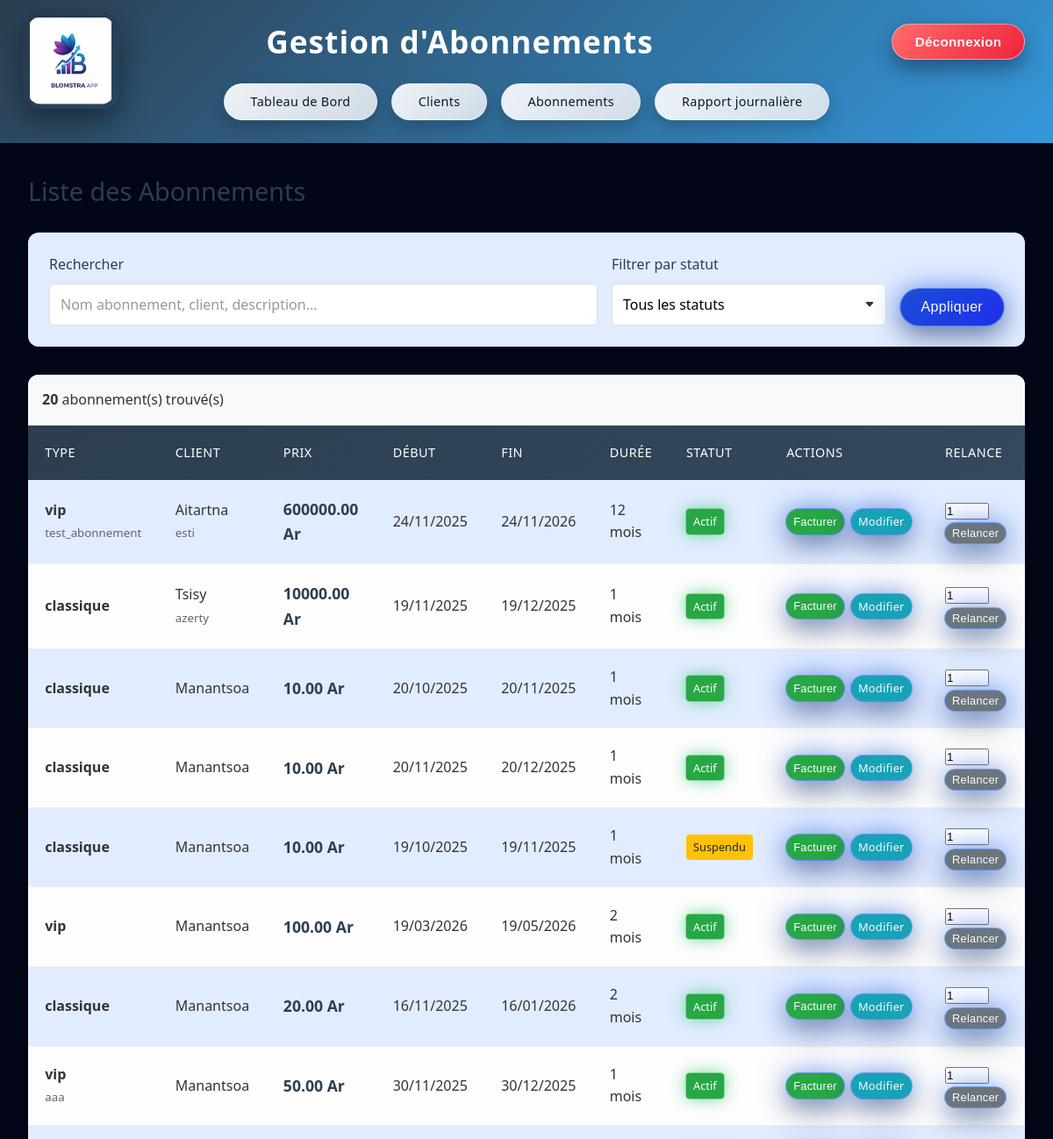
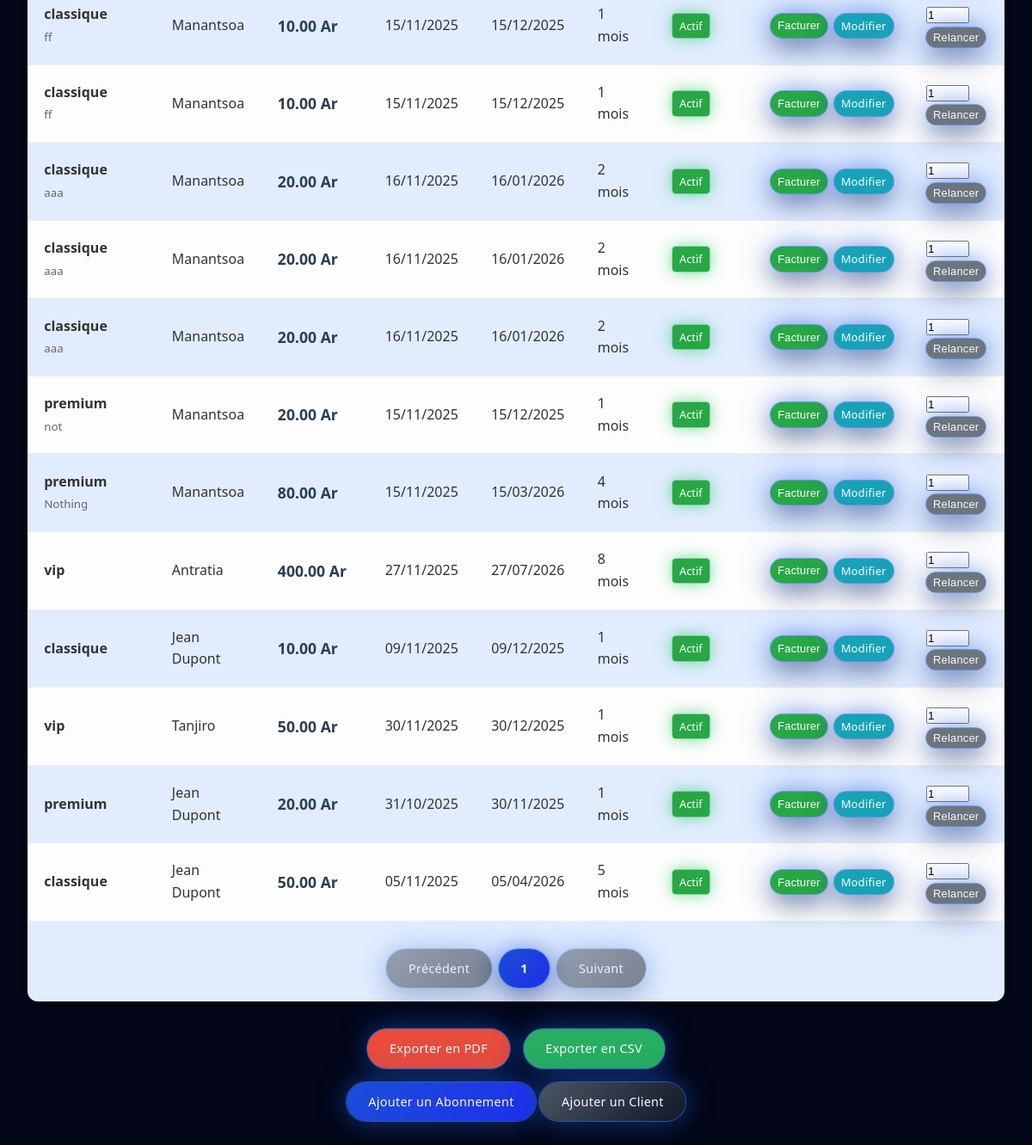
/abonnements/ (signed in), run on an earlier commit of the app's database (2 pictures, top to bottom).
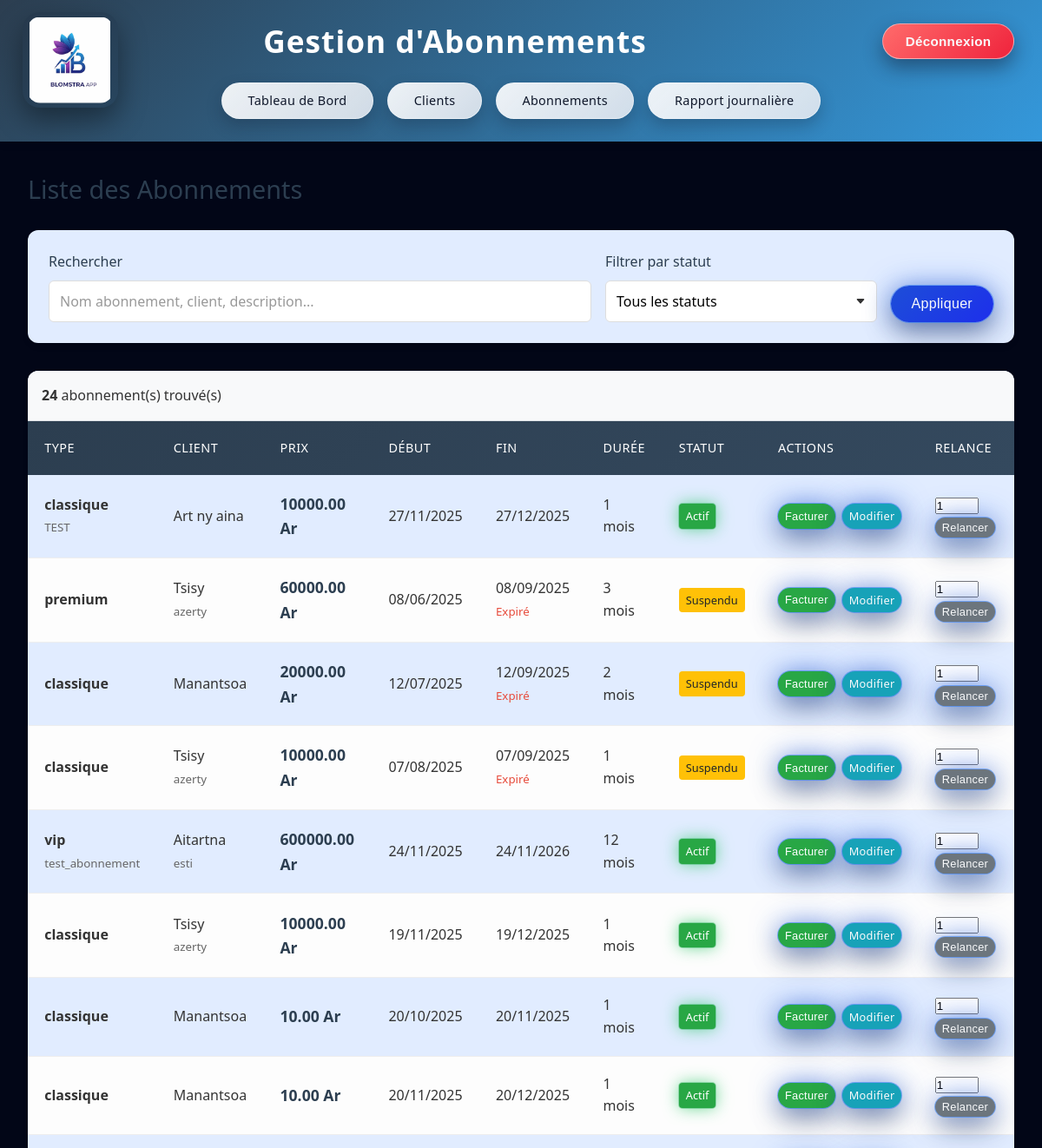
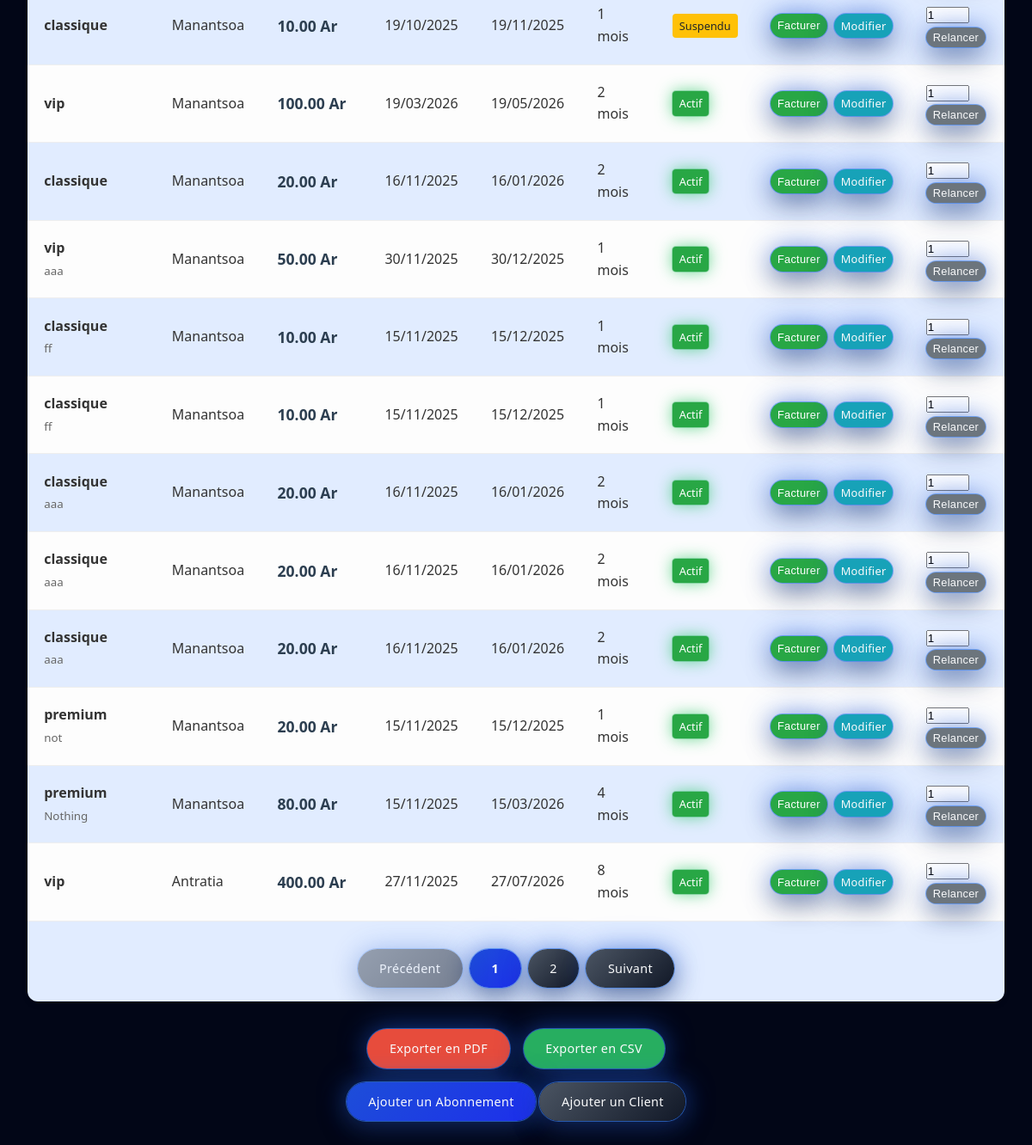
And on a later commit of the database (2 pictures, top to bottom).
### subscriptions/models.py (models this page shows, shortened)
class Subscription(models.Model):
    STATUT_CHOICES = [
        ('actif', 'Actif'),
        ('inactif', 'Inactif'),
        ('suspendu', 'Suspendu'),
        ('expire', 'Expiré'),
    ]
    ABONNEMENT_CHOICES = [
        ('classique', 'Classique'),
        ('premium', 'Premium'),
        ('vip', 'VIP'),
    ]
    TARIFS = {
        'classique': 10000.0,
        'premium': 20000.0,
        'vip': 50000.0,
    }
    client = models.ForeignKey(Client, on_delete=models.CASCADE)
    nom_abonnement = models.CharField(max_length=20, choices=ABONNEMENT_CHOICES, default='classique')
    description = models.TextField(blank=True)
    prix = models.DecimalField(max_digits=10, decimal_places=2,validators=[MinValueValidator(0)])
    date_debut = models.DateField()
    date_fin = models.DateField()
    duree_mois = models.IntegerField(help_text="Durée en mois")
    statut = models.CharField(max_length=20, choices=STATUT_CHOICES, default='actif')
    date_creation = models.DateTimeField(auto_now_add=True)
    def est_expire(self):
        today = timezone.now().date()
        is_expired = self.date_fin < today
        if is_expired and self.statut != 'suspendu':
            self.statut = 'suspendu'
            self.save(update_fields=['statut'])
        return is_expired
    class Meta:
        verbose_name = "Abonnement"
        verbose_name_plural = "Abonnements"

class Client(models.Model):
    TYPE_CHOICES = [
        ('personnel', 'Personnel'),
        ('entreprise', 'Entreprise'),
    ]
    user = models.OneToOneField(User, null=True, blank=True, on_delete=models.SET_NULL, related_name='client')
    nom = models.CharField(max_length=100)
    email = models.EmailField()
    telephone = models.CharField(max_length=20, blank=True)
    type_client = models.CharField(max_length=20, choices=TYPE_CHOICES)
    nom_entreprise = models.CharField(max_length=100, blank=True)
    adresse = models.TextField(blank=True)
    date_creation = models.DateTimeField(auto_now_add=True)
    date_modification = models.DateTimeField(auto_now=True)
    class Meta:
        verbose_name = "Client"
        verbose_name_plural = "Clients"

### subscriptions/views.py (the view, shortened to what this page needs)
# urls.py: path('abonnements/', login_required(views.subscription_list), name='subscription_list'),
@login_required
def subscription_list(request):
    abonnements_qs = Subscription.objects.all().order_by('-date_creation')
    query = request.GET.get('q')
    statut_filter = request.GET.get('statut')
    if statut_filter:
        abonnements_qs = abonnements_qs.filter(statut=statut_filter)
    paginator = Paginator(abonnements_qs, 20)  # 20 éléments par page
    page = request.GET.get('page')
    try:
        abonnements_page = paginator.page(page)
    except PageNotAnInteger:
        abonnements_page = paginator.page(1)
    except EmptyPage:
        abonnements_page = paginator.page(paginator.num_pages)
    params = request.GET.copy()
    if 'page' in params:
        params.pop('page')
    params = params.urlencode()
    context = {
        'abonnements': abonnements_page,
        'query': query or '',
        'statut_filter': statut_filter or '',
        'params': params,
    }
    return render(request, 'subscriptions/subscription_list.html', context)

### templates/subscriptions/subscription_list.html (shortened to what this page needs)
{% extends 'subscriptions/base.html' %}
{% block content %}
<h2>Liste des Abonnements</h2>
<div class="table-container" style="margin-bottom: 2rem; padding: 1.5rem;">
    <form method="get" style="display: grid; grid-template-columns: 2fr 1fr auto; gap: 1rem; align-items: end;">
        <div>
            <label for="search" style="display: block; margin-bottom: 0.5rem; font-weight: 500; color: #2c3e50;">
                Rechercher
            </label>
            <input
                type="text"
                name="q"
                id="search"
                value="{{ query }}"
                placeholder="Nom abonnement, client, description..."
                class="form-control"
            >
        </div>
        <div>
            <label for="statut-filter" style="display: block; margin-bottom: 0.5rem; font-weight: 500; color: #2c3e50;">
                Filtrer par statut
            </label>
            <select name="statut" id="statut-filter" class="form-control">
                <option value="">Tous les statuts</option>
            </select>
        </div>
        <div>
            <button type="submit" class="btn" style="margin-bottom: 0;">
                Appliquer
            </button>
        </div>
    </form>
</div>
{% if abonnements %}
<div class="table-container">
    <div style="padding: 1rem; background: #f8f9fa; border-bottom: 1px solid #dee2e6;">
        <strong>{{ abonnements.paginator.count }}</strong> abonnement(s) trouvé(s)
    </div>
    <table>
        <thead>
            <tr>
                <th>Type</th>
                <th>Client</th>
                <th>Prix</th>
                <th>Début</th>
                <th>Fin</th>
                <th>Durée</th>
                <th>Statut</th>
                <th>Actions</th>
                <th>Relance</th>
            </tr>
        </thead>
        <tbody>
            {% for abonnement in abonnements %}
            <tr>
                <td>
                    <strong>{{ abonnement.nom_abonnement }}</strong>
                    {% if abonnement.description %}
                    <br><small style="color: #666;">{{ abonnement.description|truncatewords:10 }}</small>
                    {% endif %}
                </td>
                <td>
                    {{ abonnement.client.nom }}
                    {% if abonnement.client.nom_entreprise %}
                    <br><small style="color: #666;">{{ abonnement.client.nom_entreprise }}</small>
                    {% endif %}
                </td>
                <td>
                    <strong style="color: #2c3e50; font-size: 1.1rem;">{{ abonnement.prix }} Ar</strong>
                </td>
                <td>{{ abonnement.date_debut|date:"d/m/Y" }}</td>
                <td>
                    {{ abonnement.date_fin|date:"d/m/Y" }}
                    {% if abonnement.est_expire %}
                    <br><small style="color: #e74c3c;">Expiré</small>
                    {% endif %}
                </td>
                <td>{{ abonnement.duree_mois }} mois</td>
                <td>
                    <span class="badge badge-{{ abonnement.statut }}">
                        {{ abonnement.get_statut_display }}
                    </span>
                </td>
                <td>
                    <div style="display: flex; gap: 0.5rem">
                        <button
                            type="button"
                            data-abonnement-id="{{ abonnement.pk }}"
                            class="btn btn-facturer"
                            style="padding: 0.25rem 0.5rem; font-size: 0.8rem; background: #28a745; color: white;">
                            Facturer
                        </button>
                        <a href="{% url 'subscriptions:subscription_edit' abonnement.pk %}"
                           class="btn"
                           style="padding: 0.25rem 0.5rem; font-size: 0.8rem; background: #17a2b8;">
                            Modifier
                        </a>
                    </div>
                </td>
                <td>
                    <form method="post" action="{% url 'subscriptions:subscription_renew' abonnement.pk %}" style="display:inline;">
                        <input type="number" name="duree_mois_relance" min="1" max="24" value="1"
                               style="width: 50px; margin-right: 0.5rem;">
                        <button
                            type="submit"
                            class="btn btn-secondary"
                            onclick="return confirm('Confirmer la relance de cet abonnement ?');"
                            title="Relancer l'abonnement"
                            style="padding: 0.25rem 0.5rem; font-size: 0.8rem; background: #6c757d;">
                            Relancer
                        </button>
                    </form>
                </td>
            </tr>
            {% endfor %}
        </tbody>
    </table>
    <div style="padding: 1rem; display:flex; justify-content:center; gap: 0.5rem; align-items:center; margin-top: 1rem;">
        {% if abonnements.has_previous %}
            <a href="?page={{ abonnements.previous_page_number }}{% if params %}&{{ params }}{% endif %}" class="btn btn-secondary">Précédent</a>
        {% else %}
            <span class="btn btn-secondary" style="opacity:0.5; cursor:default;">Précédent</span>
        {% endif %}
        {% for i in abonnements.paginator.page_range %}
            {% if abonnements.number == i %}
                <span class="btn" style="font-weight:700;">{{ i }}</span>
            {% else %}
                <a href="?page={{ i }}{% if params %}&{{ params }}{% endif %}" class="btn btn-secondary">{{ i }}</a>
            {% endif %}
        {% endfor %}
        {% if abonnements.has_next %}
            <a href="?page={{ abonnements.next_page_number }}{% if params %}&{{ params }}{% endif %}" class="btn btn-secondary">Suivant</a>
        {% else %}
            <span class="btn btn-secondary" style="opacity:0.5; cursor:default;">Suivant</span>
        {% endif %}
    </div>
</div>
{% endif %}
<div style="margin-top: 2rem; text-align: center;">
    <div style="display: flex; gap: 1rem; justify-content: center; flex-wrap: wrap; margin-bottom: 1rem;">
        <a href="{% url 'subscriptions:export_subscriptions_pdf' %}" class="btn" style="background: #e74c3c;">
            Exporter en PDF
        </a>
        <a href="{% url 'subscriptions:export_subscriptions_csv' %}" class="btn" style="background: #27ae60;">
            Exporter en CSV
        </a>
    </div>
    <a href="{% url 'subscriptions:subscription_create' %}" class="btn">
        Ajouter un Abonnement
    </a>
    <a href="{% url 'subscriptions:client_create' %}" class="btn btn-secondary">
        Ajouter un Client
    </a>
</div>
{% endblock %}

### templates/subscriptions/base.html (shortened to what this page needs)
<!DOCTYPE html>
<html lang="fr">
<head>
    {% load static %}
    <link rel="stylesheet" href="{% static 'css/style.css' %}">
</head>
<body>
    <div class="app-content">
        <div class="header">
            <div class="header-top">
                <div class="logo-wrapper">
                    <img src="{% static 'img/logo-app.png.jpeg' %}" alt="Logo application" class="app-logo">
                </div>
                <h1>Gestion d'Abonnements</h1>
                <div class="user-info">
                    {% if user.is_authenticated %}
                        <form action="{% url 'subscriptions:logout' %}" method="post" style="display:inline;">
                            <button type="submit" class="logout-btn">Déconnexion</button>
                        </form>
                    {% endif %}
                </div>
            </div>
            <div class="nav">
                <a href="{% url 'subscriptions:dashboard' %}">Tableau de Bord</a>
                <a href="{% url 'subscriptions:client_list' %}">Clients</a>
                <a href="{% url 'subscriptions:subscription_list' %}">Abonnements</a>
                <a href="{% url 'subscriptions:mail' %}">Rapport journalière</a>
            </div>
        </div>
        <div class="container">
            {% block content %}
            {% endblock %}
        </div>
    </div>
</body>
</html>

### templates/subscriptions/subscription_list.html (style rules this page uses)
.badge { padding: 0.25rem 0.5rem; border-radius: 4px; font-size: 0.8rem; font-weight: 500; }
.badge-actif { background-color: #28a745; color: white; }
.badge-suspendu { background-color: #ffc107; color: #212529; }

What changed in the data, as far as the page shows it:
no longer on this page (row unchanged): Subscription: nom_abonnement "classique", client.nom "Jean Dupont", prix "10.00", date_debut "09/11/2025", date_fin "09/12/2025", duree_mois "1", statut "Actif"
no longer on this page (row unchanged): Subscription: nom_abonnement "vip", client.nom "Tanjiro", prix "50.00", date_debut "30/11/2025", date_fin "30/12/2025", duree_mois "1", statut "Actif"
no longer on this page (row unchanged): Subscription: nom_abonnement "premium", client.nom "Jean Dupont", prix "20.00", date_debut "31/10/2025", date_fin "30/11/2025", duree_mois "1", statut "Actif"
no longer on this page (row unchanged): Subscription: nom_abonnement "classique", client.nom "Jean Dupont", prix "50.00", date_debut "05/11/2025", date_fin "05/04/2026", duree_mois "5", statut "Actif"
added Subscription: nom_abonnement "classique", description "TEST", client.nom "Art ny aina", prix "10000.00", date_debut "27/11/2025", date_fin "27/12/2025", duree_mois "1", statut "Actif"
added Subscription: nom_abonnement "premium", client.nom "Tsisy", client.nom_entreprise "azerty", prix "60000.00", date_debut "08/06/2025", date_fin "08/09/2025", shows "Expiré", duree_mois "3", statut "Suspendu"
added Subscription: nom_abonnement "classique", client.nom "Manantsoa", prix "20000.00", date_debut "12/07/2025", date_fin "12/09/2025", shows "Expiré", duree_mois "2", statut "Suspendu"
added Subscription: nom_abonnement "classique", client.nom "Tsisy", client.nom_entreprise "azerty", prix "10000.00", date_debut "07/08/2025", date_fin "07/09/2025", shows "Expiré", duree_mois "1", statut "Suspendu"
Also different on the page:
{{ abonnements.paginator.count }}: "20" → "24"
new list line: "2"
